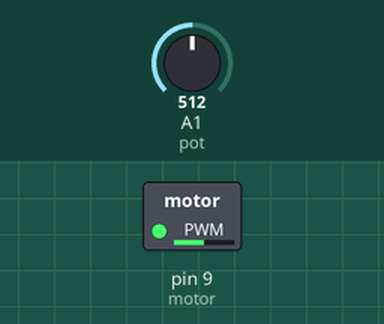
A sketch run on a simulated Arduino Uno, built with avr-gcc and run on an emulated ATmega328P. On the bench: switched loads named in the sketch (green lamp = pin HIGH). Inputs (shaded band) come from the test bench; at power-on: A1 (pot) = 512.

Above: at 1.2 s.
1.3 s: A1 (pot) set to 716
At 2.1 s:
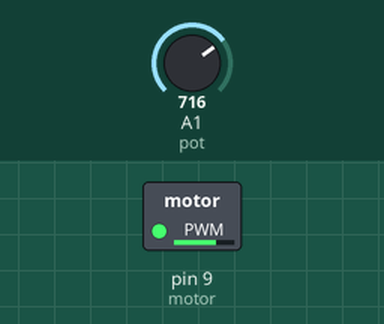
2.8 s: A1 (pot) set to 900
At 3.3 s:
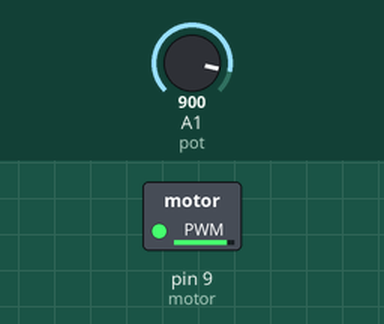
4.3 s: A1 (pot) set to 122
At 5.5 s:
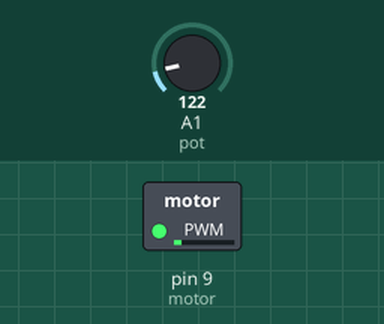
5.8 s: A1 (pot) set to 0
At 6.8 s:
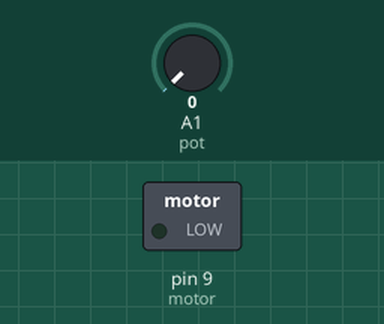
7.3 s: A1 (pot) set to 511
At 7.9 s:
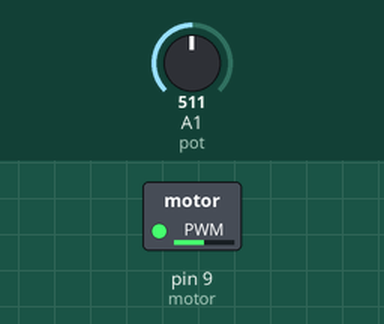
Timing chart, 0 to 9.8 s (numbered marks = the images above; inputs shaded):
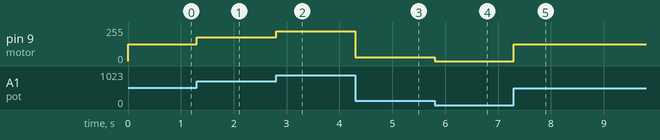

Measured:
- after the input at 1.3 s, pin 9 (motor): 127/255 → 178/255 at once
- after the input at 2.8 s, pin 9 (motor): 178/255 → 224/255 at once
- after the input at 4.3 s, pin 9 (motor): 224/255 → 30/255 at once
- after the input at 5.8 s, pin 9 (motor): 30/255 → 0/255 at once
- after the input at 7.3 s, pin 9 (motor): 0/255 → 127/255 at once

The sketch:

motor_speed_controller.ino
```cpp
int motor = 9;     // PWM pin connected to MOSFET gate
int pot = A1;      // Potentiometer input
int value = 0;     // PWM duty cycle

void setup() {
  pinMode(motor, OUTPUT);
  pinMode(pot, INPUT);
}

void loop() {
  int potValue = analogRead(pot);                 // Read potentiometer (0–1023)
  value = map(potValue, 0, 1023, 0, 255);          // Map to PWM range (0–255)

  analogWrite(motor, value);                      // Control motor speed
}
```
